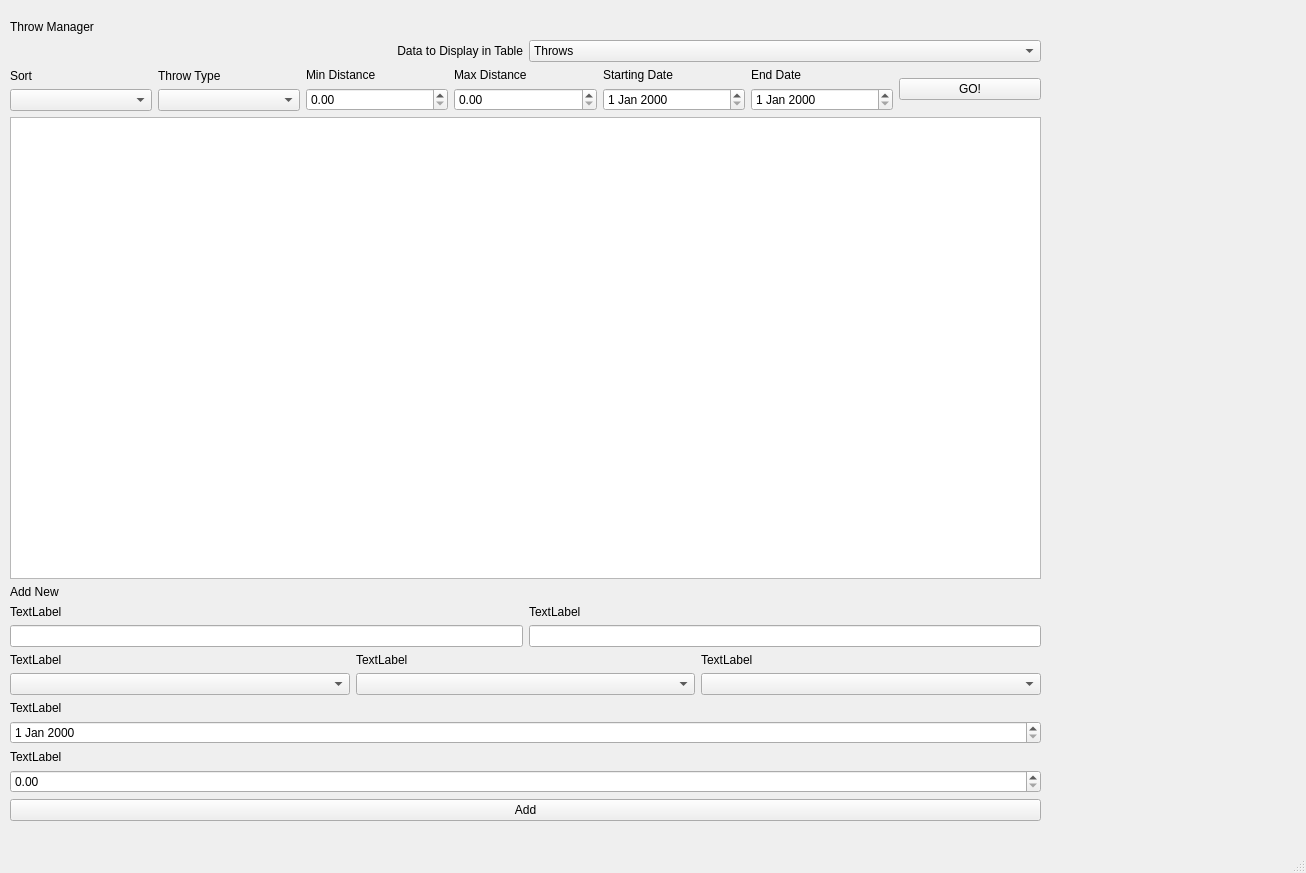
<?xml version="1.0" encoding="UTF-8"?>
<ui version="4.0">
 <class>MainWindow</class>
 <widget class="QMainWindow" name="MainWindow">
  <property name="geometry">
   <rect>
    <x>0</x>
    <y>0</y>
    <width>1306</width>
    <height>873</height>
   </rect>
  </property>
  <property name="windowTitle">
   <string>MainWindow</string>
  </property>
  <widget class="QWidget" name="centralwidget">
   <widget class="QWidget" name="verticalLayoutWidget">
    <property name="geometry">
     <rect>
      <x>10</x>
      <y>20</y>
      <width>1031</width>
      <height>801</height>
     </rect>
    </property>
    <layout class="QVBoxLayout" name="verticalLayout">
     <item>
      <widget class="QLabel" name="label">
       <property name="text">
        <string>Throw Manager</string>
       </property>
      </widget>
     </item>
     <item>
      <layout class="QHBoxLayout" name="horizontalLayout_2">
       <item>
        <widget class="QLabel" name="tableType">
         <property name="text">
          <string>Data to Display in Table</string>
         </property>
         <property name="alignment">
          <set>Qt::AlignRight|Qt::AlignTrailing|Qt::AlignVCenter</set>
         </property>
        </widget>
       </item>
       <item>
        <widget class="QComboBox" name="displayChoice">
         <item>
          <property name="text">
           <string>Throws</string>
          </property>
         </item>
         <item>
          <property name="text">
           <string>Meets</string>
          </property>
         </item>
         <item>
          <property name="text">
           <string>Locations</string>
          </property>
         </item>
         <item>
          <property name="text">
           <string>Athletes</string>
          </property>
         </item>
        </widget>
       </item>
      </layout>
     </item>
     <item>
      <layout class="QHBoxLayout" name="horizontalLayout">
       <item>
        <layout class="QVBoxLayout" name="verticalLayout_4">
         <item>
          <widget class="QLabel" name="label_4">
           <property name="text">
            <string>Sort</string>
           </property>
          </widget>
         </item>
         <item>
          <widget class="QComboBox" name="sortByDD"/>
         </item>
        </layout>
       </item>
       <item>
        <layout class="QVBoxLayout" name="verticalLayout_2">
         <item>
          <widget class="QLabel" name="FilterLabel">
           <property name="text">
            <string>Throw Type</string>
           </property>
          </widget>
         </item>
         <item>
          <widget class="QComboBox" name="throwTypeDD"/>
         </item>
        </layout>
       </item>
       <item>
        <layout class="QVBoxLayout" name="verticalLayout_3">
         <item>
          <widget class="QLabel" name="label_3">
           <property name="enabled">
            <bool>true</bool>
           </property>
           <property name="text">
            <string>Min Distance</string>
           </property>
          </widget>
         </item>
         <item>
          <widget class="QDoubleSpinBox" name="minDistance"/>
         </item>
        </layout>
       </item>
       <item>
        <layout class="QVBoxLayout" name="verticalLayout_7">
         <item>
          <widget class="QLabel" name="label_7">
           <property name="text">
            <string>Max Distance</string>
           </property>
          </widget>
         </item>
         <item>
          <widget class="QDoubleSpinBox" name="maxDistance"/>
         </item>
        </layout>
       </item>
       <item>
        <layout class="QVBoxLayout" name="verticalLayout_5">
         <item>
          <widget class="QLabel" name="label_5">
           <property name="text">
            <string>Starting Date</string>
           </property>
          </widget>
         </item>
         <item>
          <widget class="QDateEdit" name="startDate"/>
         </item>
        </layout>
       </item>
       <item>
        <layout class="QVBoxLayout" name="verticalLayout_6">
         <item>
          <widget class="QLabel" name="label_6">
           <property name="text">
            <string>End Date</string>
           </property>
          </widget>
         </item>
         <item>
          <widget class="QDateEdit" name="endDate"/>
         </item>
        </layout>
       </item>
       <item>
        <widget class="QPushButton" name="getInfoButton">
         <property name="text">
          <string>GO!</string>
         </property>
        </widget>
       </item>
      </layout>
     </item>
     <item>
      <widget class="QTableWidget" name="dataTable">
       <property name="sortingEnabled">
        <bool>false</bool>
       </property>
      </widget>
     </item>
     <item>
      <widget class="QLabel" name="addLabel">
       <property name="text">
        <string>Add New</string>
       </property>
      </widget>
     </item>
     <item>
      <layout class="QVBoxLayout" name="verticalLayout_8">
       <item>
        <layout class="QHBoxLayout" name="horizontalLayout_3">
         <item>
          <layout class="QVBoxLayout" name="verticalLayout_10">
           <item>
            <widget class="QLabel" name="addLabel1">
             <property name="text">
              <string>TextLabel</string>
             </property>
            </widget>
           </item>
           <item>
            <widget class="QLineEdit" name="addInput1"/>
           </item>
          </layout>
         </item>
         <item>
          <layout class="QVBoxLayout" name="verticalLayout_9">
           <item>
            <widget class="QLabel" name="addLabel2">
             <property name="text">
              <string>TextLabel</string>
             </property>
            </widget>
           </item>
           <item>
            <widget class="QLineEdit" name="addInput2"/>
           </item>
          </layout>
         </item>
        </layout>
       </item>
       <item>
        <layout class="QHBoxLayout" name="horizontalLayout_4">
         <item>
          <layout class="QVBoxLayout" name="verticalLayout_14">
           <item>
            <widget class="QLabel" name="addLabel3">
             <property name="text">
              <string>TextLabel</string>
             </property>
            </widget>
           </item>
           <item>
            <widget class="QComboBox" name="addInput3"/>
           </item>
          </layout>
         </item>
         <item>
          <layout class="QVBoxLayout" name="verticalLayout_13">
           <item>
            <widget class="QLabel" name="addLabel4">
             <property name="text">
              <string>TextLabel</string>
             </property>
            </widget>
           </item>
           <item>
            <widget class="QComboBox" name="addInput4"/>
           </item>
          </layout>
         </item>
         <item>
          <layout class="QVBoxLayout" name="verticalLayout_12">
           <item>
            <widget class="QLabel" name="addLabel5">
             <property name="text">
              <string>TextLabel</string>
             </property>
            </widget>
           </item>
           <item>
            <widget class="QComboBox" name="addInput5"/>
           </item>
          </layout>
         </item>
        </layout>
       </item>
       <item>
        <layout class="QHBoxLayout" name="horizontalLayout_5">
         <item>
          <layout class="QVBoxLayout" name="verticalLayout_11">
           <item>
            <widget class="QLabel" name="addLabel6">
             <property name="text">
              <string>TextLabel</string>
             </property>
            </widget>
           </item>
           <item>
            <widget class="QDateEdit" name="addInput6"/>
           </item>
          </layout>
         </item>
        </layout>
       </item>
       <item>
        <layout class="QHBoxLayout" name="horizontalLayout_6">
         <item>
          <layout class="QVBoxLayout" name="verticalLayout_15">
           <item>
            <widget class="QLabel" name="addLabel7">
             <property name="text">
              <string>TextLabel</string>
             </property>
            </widget>
           </item>
           <item>
            <widget class="QDoubleSpinBox" name="addInput7"/>
           </item>
           <item>
            <widget class="QPushButton" name="addInfo">
             <property name="text">
              <string>Add</string>
             </property>
            </widget>
           </item>
          </layout>
         </item>
        </layout>
       </item>
      </layout>
     </item>
    </layout>
   </widget>
  </widget>
  <widget class="QMenuBar" name="menubar">
   <property name="geometry">
    <rect>
     <x>0</x>
     <y>0</y>
     <width>1306</width>
     <height>21</height>
    </rect>
   </property>
  </widget>
  <widget class="QStatusBar" name="statusbar"/>
 </widget>
 <resources/>
 <connections/>
</ui>
